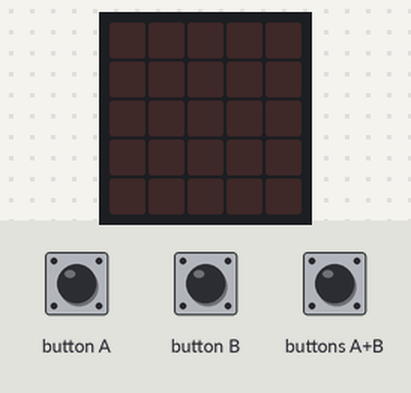
Simulated run of this program. Board: BBC micro:bit (MakeCode). On the bench: the board's 5×5 LED display. Inputs (shaded band) come from the test bench.

Above: at 1.2 s.
1.3 s: button A pressed for 3.2 s
At 5.7 s:
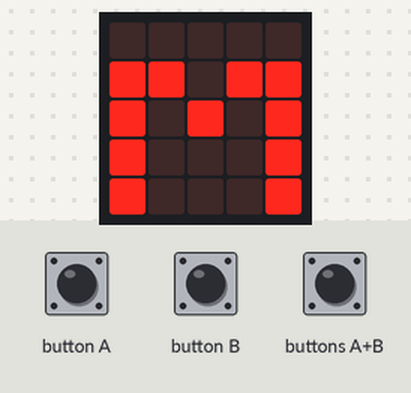
6.0 s: buttons A+B pressed for 0.15 s
At 6.6 s:
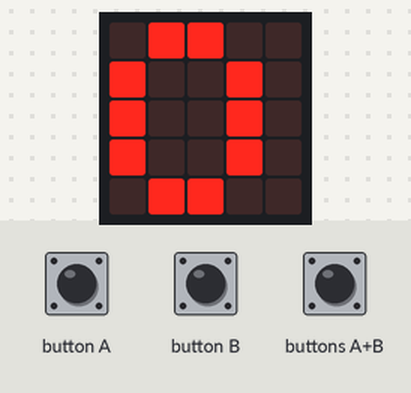
8.2 s: buttons A+B pressed for 1 s
At 10.8 s:
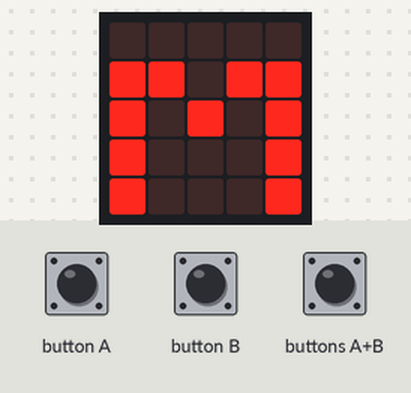
11.2 s: buttons A+B pressed for 3.2 s
At 11.8 s:
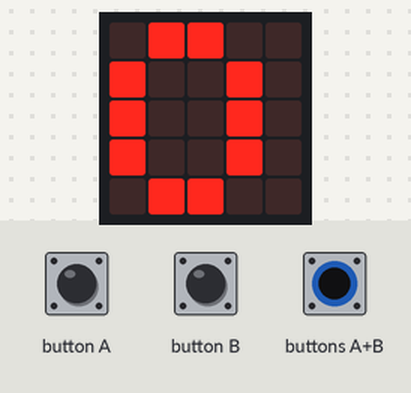
Timing chart, 0 to 14.2 s (numbered marks = the images above; inputs shaded):
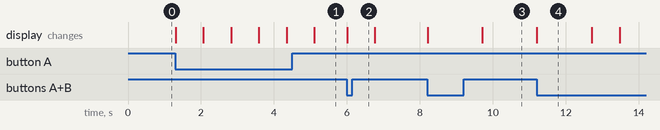

Measured:
- after the input at 1.3 s, the display: first changes at once (image 1 shows a later state)
- after the input at 6.0 s, the display: changes at once (image 2)
- after the input at 8.2 s, the display: first changes at once (image 3 shows a later state)
- after the input at 11.2 s, the display: changes at once (image 4)
- what the display in image 4 shows lasts 1.5 s, from 11.2 s to 12.7 s

The program:

main.ts
```typescript
function DistanceP () {
    if (input.isGesture(Gesture.Shake) || input.isGesture(Gesture.LogoDown)) {
        Distance += pas
    }
    if (input.buttonIsPressed(Button.AB)) {
        Distance = 0
        pas = 0.25
        basic.showNumber(Distance)
        basic.clearScreen()
    }
    if (input.buttonIsPressed(Button.A)) {
        if (Distance < 1000) {
            basic.showNumber(Distance)
            basic.showString("m")
        } else {
            basic.showNumber(Distance / 1000)
            basic.showString("km")
        }
    }
    if (input.buttonIsPressed(Button.B)) {
        if (pas <= 1.2) {
            pas += 0.1
        }
        if (pas > 1.2) {
            pas = 1.2
        }
    }
}
let pas = 0
let Distance = 0
Distance = 0
pas = 0.25
basic.forever(function () {
    DistanceP()
})
```

test.ts
```typescript
// les tests vont ici ; cela ne sera pas compilé si ce paquet est utilisé en tant qu'extension.
```
